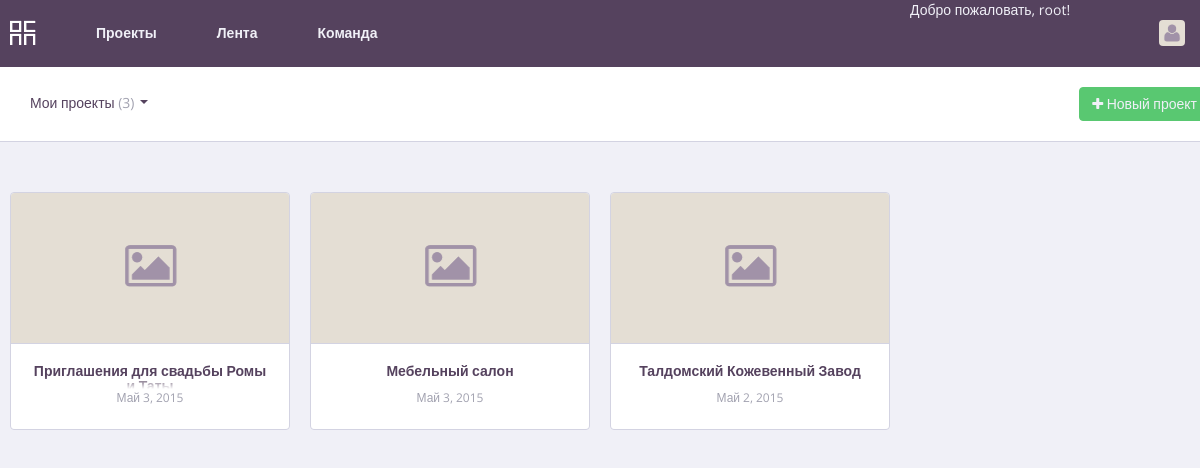
Page /projects/ (signed in) on the committed database.
### ospp_app/models.py (models this page shows, shortened)
class Project(models.Model):
    class Meta():
        db_table = 'project'
    name = models.CharField(max_length=40)
    description = models.CharField(max_length=200)
    proj_author = models.ForeignKey(User, null=True)
    date_modified = models.DateTimeField(default=datetime.datetime.now)
    date_create = models.DateTimeField(default=datetime.datetime.now)
    archive = models.BooleanField(default=False)

### ospp_app/views.py (the view)
# urls.py: url(r'^projects/$', views.projects, name='projects'),
@login_required
def projects(request):
    projects = Project.objects.order_by('-date_create').filter(archive=False)
    archive = Project.objects.order_by('-date_create').filter(archive=True)
    for obj in projects:
        obj.comments = Comment.objects.filter(project=obj)
    return render(request, 'projects.html', {'projects': projects, 'archive': archive})

### ospp_app/templates/projects.html (shortened to what this page needs)
{% extends "base.html" %}
{% load staticfiles %}
{% block subnavigation %}
<div id="subnav">
  <div class="wrap clearfix">
    <div class="col-9 left">
      <div class="dropdown">
        <a id="proj-type-dropdown" data-toggle="dropdown" aria-haspopup="true" aria-expanded="false">
          Мои проекты <span class="text-secondary">({{projects|length}})</span>
          <span class="caret"></span>
        </a>
      </div>
    </div>
    <div class="col-3 right text-right">
      <a href="" class="btn btn-green" data-toggle="modal" data-target="#projectNew"><i class="fa fa-plus"></i> Новый проект</a>
    </div>
  </div>
</div>
{% endblock %}
{% block content %}
<div id="content">
  <div class="wrap clearfix">
  {% if projects %}
    {% for project in projects %}
      <div class="proj-card col-3 left">
        <div class="proj-card-img">
        </div>
        <a href="" class="proj-card-info text-center">
          <div class="proj-card-info-title">
            {{project.name}}
            <div class="proj-card-info-title-gradient"></div>
          </div>
          <div class="proj-card-info-secondary">
            <div class="proj-card-info-secondary-date">{{project.date_create|date:"DATE_FORMAT"}}</div>
          </div>
        </a>
      </div>
    {% endfor %}
  {% else %}
    <div class="text-center">
      <h4>Пока не создано ни одного проекта.</h4>
      <p class="text-secondary">Как только вы создадите проект, он обязательно появится здесь.</p>
    </div>
  {% endif %}
  </div>
</div>
{% endblock %}

### ospp_app/templates/base.html (shortened to what this page needs)
{% load staticfiles %}
<!DOCTYPE html>
<html>
<head>
  <link rel="stylesheet" href="{% static 'lib/font-awesome-4.3.0/css/font-awesome.min.css' %}">
  <link rel="stylesheet" href="{% static 'lib/bootstrap/css/bootstrap.min.css' %}" />
  <link rel="stylesheet" href="{% static 'css/style.css' %}" />
</head>
<body>
  <header class="dark-bg">
    <div class="wrap clearfix">
      <div class="col-9 left clearfix">
        <a href="{% url 'projects' %}" id="logo" class="left"><img src="{% static 'img/logo.png' %}" alt=""></a>
        <ul id="menu" class="left clearfix">
          <li><a href="{% url 'projects' %}">Проекты</a></li>
          <li><a href="">Лента</a></li>
          <li><a href="">Команда</a></li>
        </ul>
      </div>
      <div class="col-3 right clearfix">
        Добро пожаловать, {{user.username}}!
        <div id="ava-container" class="right">
          <div id="ava">
            <a href=""><img src="{% static 'img/ava-placeholder.png' %}" alt=""></a>
          </div>
        </div>
      </div>
    </div>
  </header>
  {% block subnavigation %}
  {% endblock %}
  {% block content %}
  {% endblock %}
</body>
</html>

### rows in the picture
Project: name "Приглашения для свадьбы Ромы…", date_create "Май 3, 2015"
Project: name "Мебельный салон", date_create "Май 3, 2015"
Project: name "Талдомский Кожевенный Завод", date_create "Май 2, 2015"

### other values in the picture
{{ user.username }} "root"
{{ projects|length }} "3"
